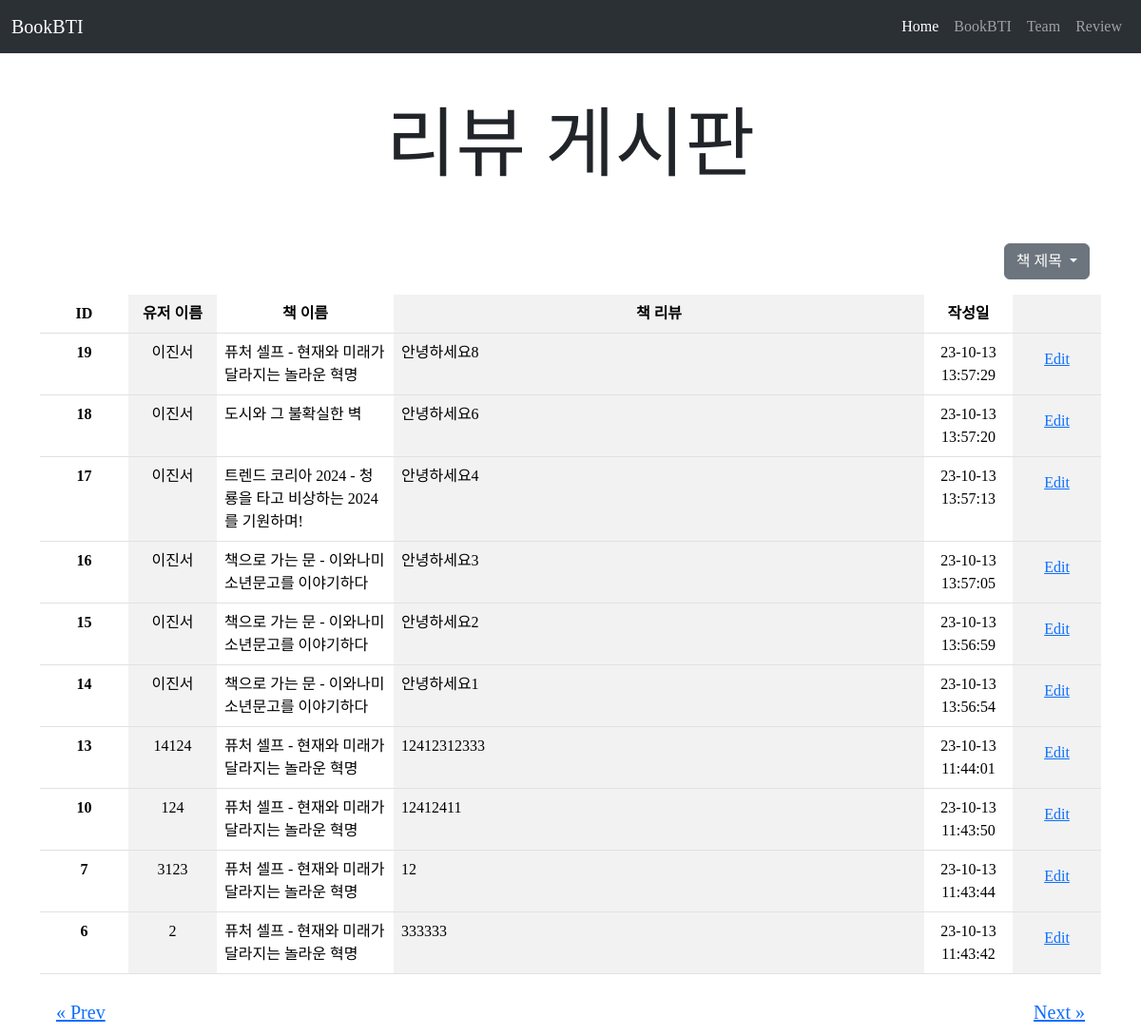
The app's page /reviews/1, older data.
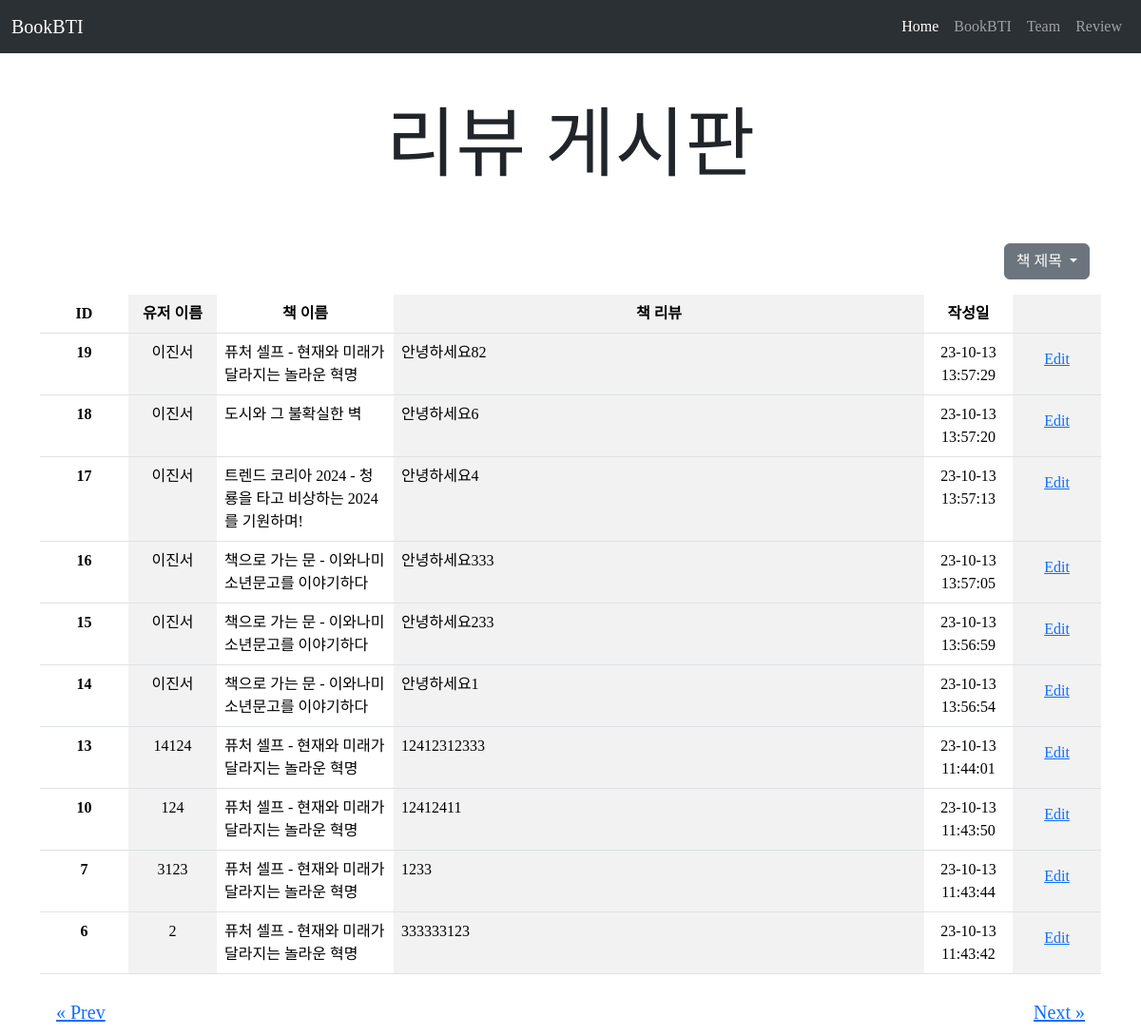
The same page, newer data.
### app.py (models this page shows)
class Review(db.Model):
  id = db.Column(db.Integer, primary_key=True)
  time = db.Column(db.String(30), nullable=False)
  userName = db.Column(db.String(255), nullable=False)
  bookIsbn = db.Column(db.String(20), nullable=False)
  bookTitle = db.Column(db.String(255), nullable=False)
  bookReview = db.Column(db.String(255))

### app.py (the view)
@app.route('/reviews/<page>')
def reviews(page):
  offset = (int(page) - 1) * 10
  reviewList = Review.query.order_by(Review.id.desc()).offset(offset).limit(10).all()
  bookList = Bestseller.query.all()
  return render_template('reviews.html', reviewData=reviewList, bookData=bookList)

### templates/reviews.html (shortened to what this page needs)
<!DOCTYPE html>
<html lang="en">
<head>
	<link href="https://cdn.jsdelivr.net/npm/bootstrap@5.3.1/dist/css/bootstrap.min.css" rel="stylesheet"
>
</head>
<body>
	<nav class="navbar navbar-expand-lg bg-body-tertiary d-flex justify-content-between" data-bs-theme="dark">
		<div class="container-fluid">
			<a class="navbar-brand" href="{{ url_for('main') }}">BookBTI</a>
			<div class="collapse navbar-collapse justify-content-end" id="navbarNav">
				<ul class="navbar-nav">
					<li class="nav-item">
						<a class="nav-link active" aria-current="page" href="{{ url_for('main') }}">Home</a>
					</li>
					<li class="nav-item">
						<a class="nav-link" href="{{ url_for('test') }}">BookBTI</a>
					</li>
					<li class="nav-item">
						<a class="nav-link" href="{{ url_for('team') }}">Team</a>
					</li>
					<li class="nav-item">
						<a class="nav-link" href="{{ url_for('reviews', page=1) }}">Review</a>
					</li>
				</ul>
			</div>
		</div>
	</nav>
	<div class="container text-center pt-5">
		<div class="row mb-5">
			<h1 class="display-1 text-center">리뷰 게시판</h1>
		</div>
	</div>
	<div class="container">
		<div class="container d-flex justify-content-end">
			<div class="dropdown text-end mb-3">
				<a class="btn btn-secondary dropdown-toggle" role="button" data-bs-toggle="dropdown"
					aria-expanded="false">
					책 제목
				</a>
			</div>
		</div>
		<table class="table table-striped-columns">
			<thead>
				<tr>
					<th class="col-1 text-center" scope="col">ID</th>
					<th class="col-1 text-center" scope="col">유저 이름</th>
					<th class="col-2 text-center" scope="col">책 이름</th>
					<th class="col-6 text-center" scope="col">책 리뷰</th>
					<th class="col-1 text-center" scope="col">작성일</th>
					<th class="col-1" scope="col"></th>
				</tr>
			</thead>
			<tbody>
				{% for review in reviewData %}
				<tr>
					<th class="text-center" scope="row">{{ review.id }}</th>
					<td class="text-center">{{ review.userName }}</td>
					<td>{{ review.bookTitle }}</td>
					<td>{{ review.bookReview }}</td>
					<td class="text-center">{{ review.time }}</td>
					<td class="text-center">
						<button type="button" class="btn btn-link" data-bs-toggle="modal"
							data-bs-target="#exampleModal{{ loop.index }}">
							Edit
						</button>
					</td>
				</tr>
				{% endfor %}
			</tbody>
		</table>
	</div>
	<div class="container d-flex justify-content-between">
		<button type="button" class="btn btn-link btn-lg" id="prevBtn">&laquo; Prev</button>
		<button type="button" class="btn btn-link btn-lg" id="nextBtn">Next &raquo</button>
	</div>
</body>
</html>

Row changes from the older to the newer data that the page shows:
changed Review id 19: bookReview "안녕하세요8" → "안녕하세요82"
changed Review id 16: bookReview "안녕하세요3" → "안녕하세요333"
changed Review id 15: bookReview "안녕하세요2" → "안녕하세요233"
changed Review id 7: bookReview "12" → "1233"
changed Review id 6: bookReview "333333" → "333333123"
